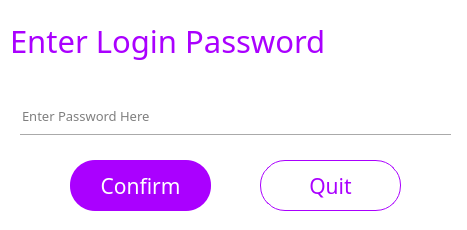
<?xml version="1.0" encoding="UTF-8"?>
<ui version="4.0">
 <class>PswForm</class>
 <widget class="QWidget" name="PswForm">
  <property name="geometry">
   <rect>
    <x>0</x>
    <y>0</y>
    <width>467</width>
    <height>230</height>
   </rect>
  </property>
  <property name="windowTitle">
   <string>Form</string>
  </property>
  <property name="styleSheet">
   <string notr="true">background-color: rgb(255, 255, 255);</string>
  </property>
  <widget class="QLabel" name="label_15">
   <property name="geometry">
    <rect>
     <x>10</x>
     <y>10</y>
     <width>331</width>
     <height>61</height>
    </rect>
   </property>
   <property name="font">
    <font>
     <family>微软雅黑</family>
     <pointsize>23</pointsize>
     <weight>50</weight>
     <bold>false</bold>
    </font>
   </property>
   <property name="styleSheet">
    <string notr="true">color: rgb(170, 0, 255);</string>
   </property>
   <property name="text">
    <string>Enter Login Password</string>
   </property>
  </widget>
  <widget class="QPushButton" name="closeenterpsw">
   <property name="geometry">
    <rect>
     <x>430</x>
     <y>0</y>
     <width>41</width>
     <height>31</height>
    </rect>
   </property>
   <property name="text">
    <string/>
   </property>
   <property name="icon">
    <iconset>
     <normaloff>pic/close.png</normaloff>pic/close.png</iconset>
   </property>
   <property name="flat">
    <bool>true</bool>
   </property>
  </widget>
  <widget class="QPushButton" name="pushButton_9">
   <property name="geometry">
    <rect>
     <x>70</x>
     <y>160</y>
     <width>141</width>
     <height>51</height>
    </rect>
   </property>
   <property name="font">
    <font>
     <family>等线</family>
     <pointsize>16</pointsize>
    </font>
   </property>
   <property name="cursor">
    <cursorShape>PointingHandCursor</cursorShape>
   </property>
   <property name="styleSheet">
    <string notr="true">background-color: rgb(170, 0, 255);
color: rgb(255, 255, 255);
border-radius:25px;</string>
   </property>
   <property name="text">
    <string>Confirm</string>
   </property>
   <property name="flat">
    <bool>false</bool>
   </property>
  </widget>
  <widget class="QPushButton" name="pushButton_10">
   <property name="geometry">
    <rect>
     <x>260</x>
     <y>160</y>
     <width>141</width>
     <height>51</height>
    </rect>
   </property>
   <property name="font">
    <font>
     <family>等线</family>
     <pointsize>16</pointsize>
    </font>
   </property>
   <property name="cursor">
    <cursorShape>PointingHandCursor</cursorShape>
   </property>
   <property name="styleSheet">
    <string notr="true">background-color: rgb(255, 255, 255);
border-color: rgb(170, 0, 255);
border-width:1px;
border-style:solid; 
color: rgb(170, 0, 255);
border-radius:25px;</string>
   </property>
   <property name="text">
    <string>Quit</string>
   </property>
   <property name="flat">
    <bool>false</bool>
   </property>
  </widget>
  <widget class="Line" name="line_33">
   <property name="geometry">
    <rect>
     <x>20</x>
     <y>130</y>
     <width>431</width>
     <height>10</height>
    </rect>
   </property>
   <property name="orientation">
    <enum>Qt::Horizontal</enum>
   </property>
  </widget>
  <widget class="QPushButton" name="turn2visible1_2">
   <property name="geometry">
    <rect>
     <x>410</x>
     <y>100</y>
     <width>31</width>
     <height>31</height>
    </rect>
   </property>
   <property name="font">
    <font>
     <family>Arial</family>
    </font>
   </property>
   <property name="cursor">
    <cursorShape>PointingHandCursor</cursorShape>
   </property>
   <property name="autoFillBackground">
    <bool>false</bool>
   </property>
   <property name="text">
    <string/>
   </property>
   <property name="icon">
    <iconset>
     <normaloff>D:/wtc_py/pic/02.png</normaloff>D:/wtc_py/pic/02.png</iconset>
   </property>
   <property name="iconSize">
    <size>
     <width>40</width>
     <height>40</height>
    </size>
   </property>
   <property name="flat">
    <bool>true</bool>
   </property>
  </widget>
  <widget class="QLineEdit" name="lineEdit_6">
   <property name="geometry">
    <rect>
     <x>20</x>
     <y>100</y>
     <width>381</width>
     <height>31</height>
    </rect>
   </property>
   <property name="font">
    <font>
     <family>等线</family>
     <pointsize>10</pointsize>
    </font>
   </property>
   <property name="toolTip">
    <string/>
   </property>
   <property name="statusTip">
    <string/>
   </property>
   <property name="whatsThis">
    <string/>
   </property>
   <property name="accessibleName">
    <string/>
   </property>
   <property name="accessibleDescription">
    <string/>
   </property>
   <property name="styleSheet">
    <string notr="true">
QLineEdit[echoMode=&quot;2&quot;] {
    lineedit-password-character:42;
}
</string>
   </property>
   <property name="frame">
    <bool>false</bool>
   </property>
   <property name="echoMode">
    <enum>QLineEdit::Password</enum>
   </property>
   <property name="placeholderText">
    <string>Enter Password Here</string>
   </property>
  </widget>
 </widget>
 <resources/>
 <connections/>
</ui>
